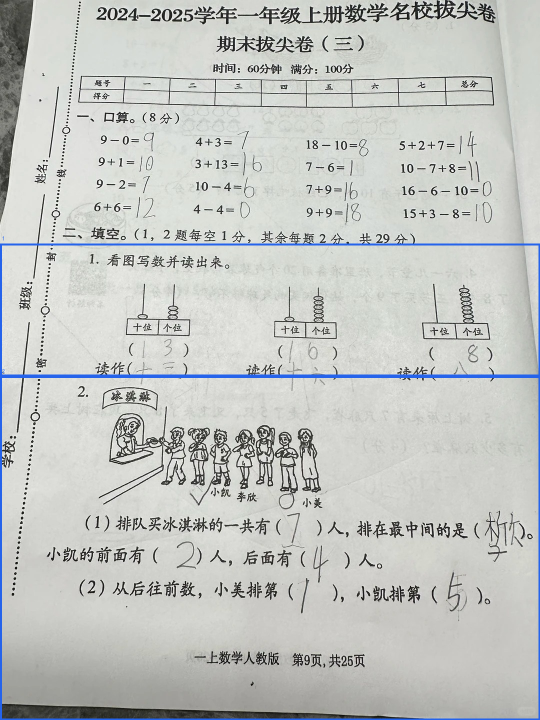
#> input picture debug/question_box_numbered_test.png, 1080 x 1440 px (shown at 1/2 size)
$ python -i document_rectifier.py   (imports and definitions only)
#> lines starting #> are read from the running program, lines starting #| are printed output that depends on the picture; after the words box and inside, x2 and y2 are one past the last pixel; in counts of white or black regions, pixels touching at a corner belong together
#> further down, picture is the input picture: PIL image 1080x1440 RGB; mean R, G, B 195.4, 197.9, 194.8
"""
试卷矫正模块 - 将手机拍摄的试卷图矫正成标准扫描图

功能：
1. 检测试卷边界（四个角点）
2. 透视变换矫正成标准矩形
3. 旋转矫正（确保试卷方向正确）
4. 裁剪去除背景、桌面、其他页面
"""
import math
from io import BytesIO
from typing import Optional

import numpy as np
from PIL import Image, ImageDraw, ImageFilter, ImageOps


# [94 lines left out: functions _order_points, _four_point_transform, _find_coeffs, not called in this run]


def _detect_document_contour(image: Image.Image) -> Optional[np.ndarray]:
    """
    检测试卷轮廓（四个角点）

    Args:
        image: PIL Image 对象

    Returns:
        四个角点坐标，如果检测失败返回 None
    """
    # 转换为灰度图
    gray = image.convert('L')
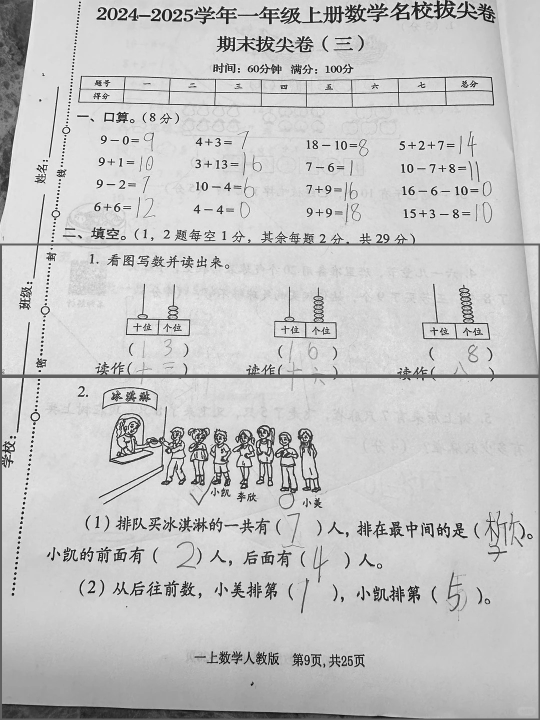
#> gray: PIL image 1080x1440 L (shown at 1/2 size); min 0, max 255, mean 196.8

    # 缩小图片加速处理
    orig_width, orig_height = gray.size
#> orig_width = 1080; orig_height = 1440
    scale = 1000 / max(orig_width, orig_height)
#> scale = 0.694
    if scale < 1:
        new_size = (int(orig_width * scale), int(orig_height * scale))
#> new_size = (750, 1000)
        gray = gray.resize(new_size, Image.LANCZOS)
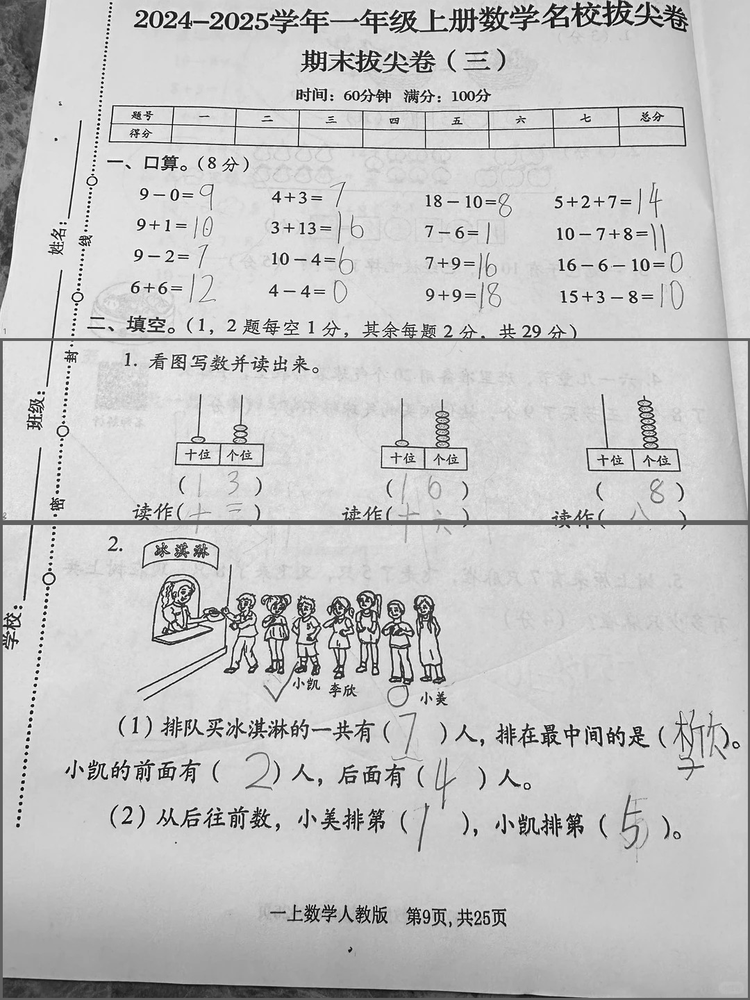
#> gray: PIL image 750x1000 L; min 0, max 255, mean 196.8
    else:
        scale = 1.0

    # 转为 numpy 数组
    img_array = np.array(gray)

    # 高斯模糊
    blurred = Image.fromarray(img_array).filter(ImageFilter.GaussianBlur(radius=5))
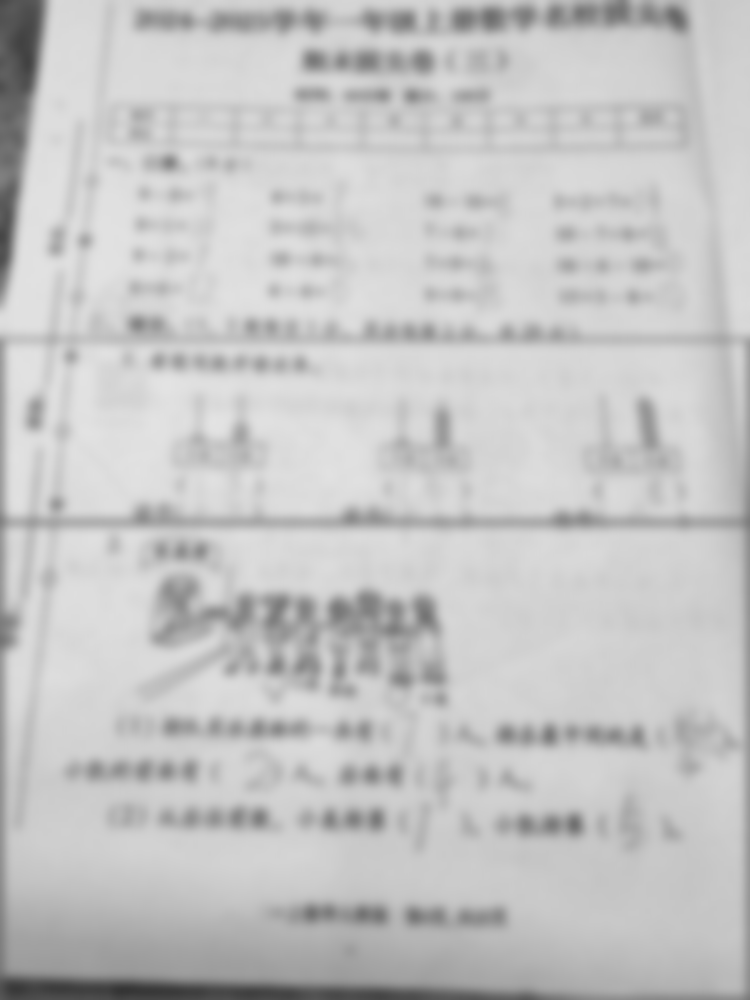
#> blurred: PIL image 750x1000 L; min 52, max 227, mean 196.7
    blurred_array = np.array(blurred)

    # Canny 边缘检测 (手动实现简化版)
    # 使用 Sobel 算子
    edges = _simple_edge_detection(blurred_array)

    # 查找轮廓 (简化版：查找最大连通区域的外接矩形)
    contours = _find_largest_contour(edges)

    if contours is None:
        return None

    # 将坐标还原到原始尺寸
    contours = contours / scale

    return contours


def _simple_edge_detection(image: np.ndarray, threshold: int = 50) -> np.ndarray:
    """
    简单的边缘检测（基于梯度）

    Args:
        image: 灰度图数组
        threshold: 边缘阈值

    Returns:
        边缘二值图
    """
#> called with threshold = 50
    # Sobel 算子
    sobel_x = np.array([[-1, 0, 1], [-2, 0, 2], [-1, 0, 1]])
    sobel_y = np.array([[-1, -2, -1], [0, 0, 0], [1, 2, 1]])

    h, w = image.shape
#> h = 1000; w = 750
    grad_x = np.zeros_like(image, dtype=np.float32)
    grad_y = np.zeros_like(image, dtype=np.float32)

    # 卷积计算梯度
    for i in range(1, h - 1):
        for j in range(1, w - 1):
            patch = image[i-1:i+2, j-1:j+2]
            grad_x[i, j] = np.sum(patch * sobel_x)
            grad_y[i, j] = np.sum(patch * sobel_y)
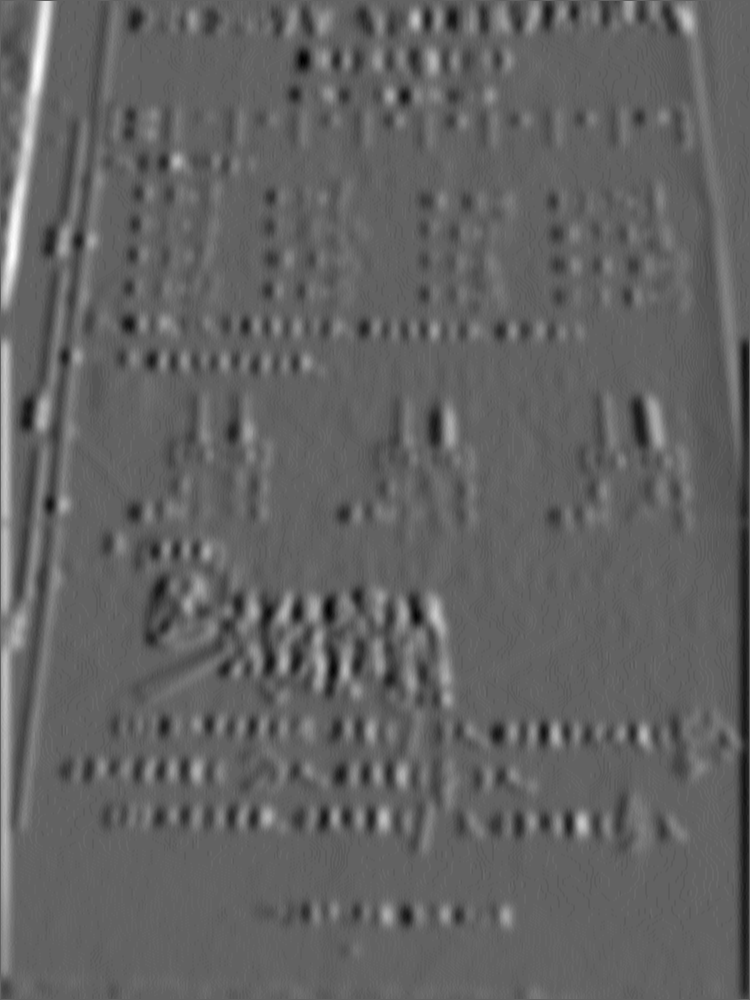
#> grad_x: shape (1000, 750) float32; min -60, max 96, mean 0.4; drawn with min black and max white
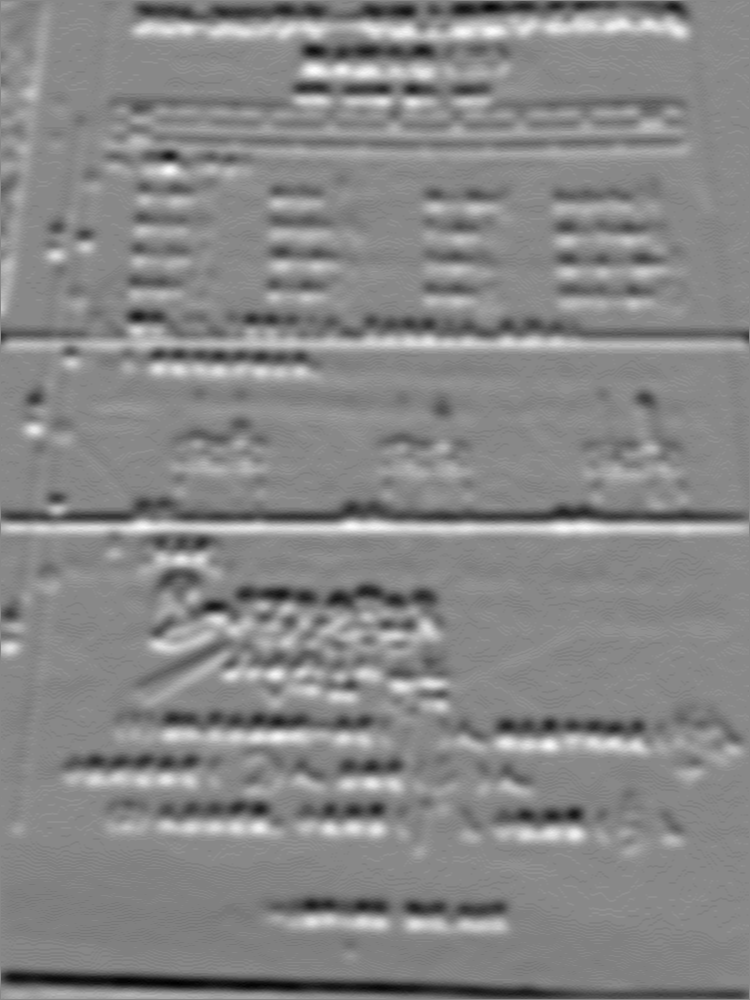
#> grad_y: shape (1000, 750) float32; min -67, max 58, mean -0.8; drawn with min black and max white

    # 计算梯度幅值
    magnitude = np.sqrt(grad_x**2 + grad_y**2)
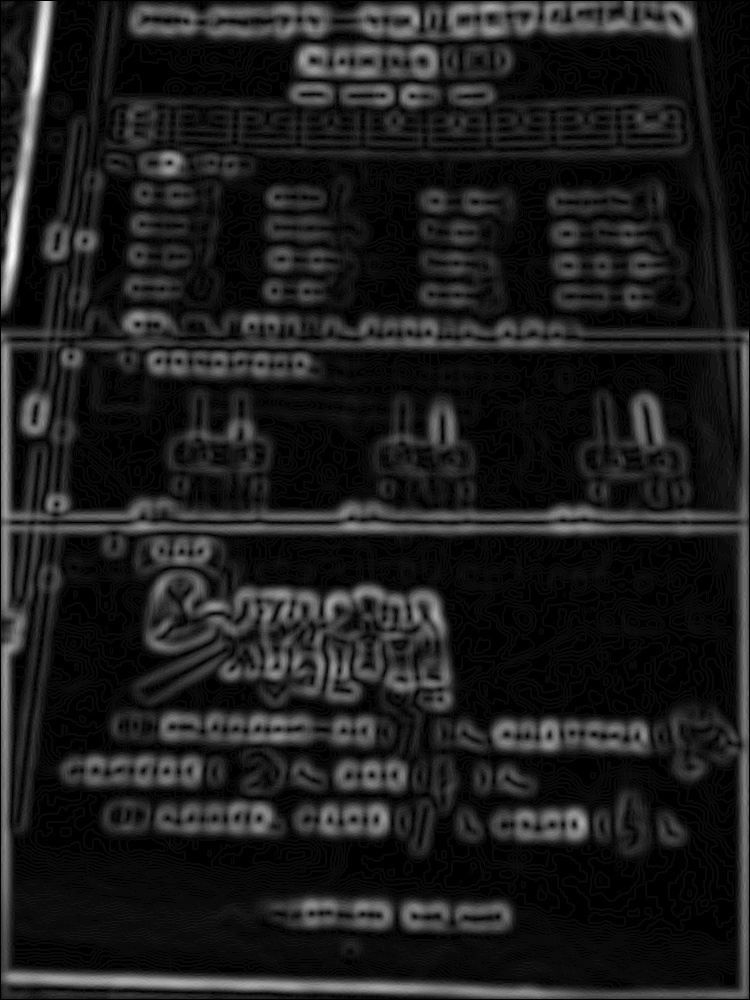
#> magnitude: shape (1000, 750) float32; min 0, max 97.32, mean 11.2; drawn with min black and max white

    # 二值化
    edges = (magnitude > threshold).astype(np.uint8) * 255
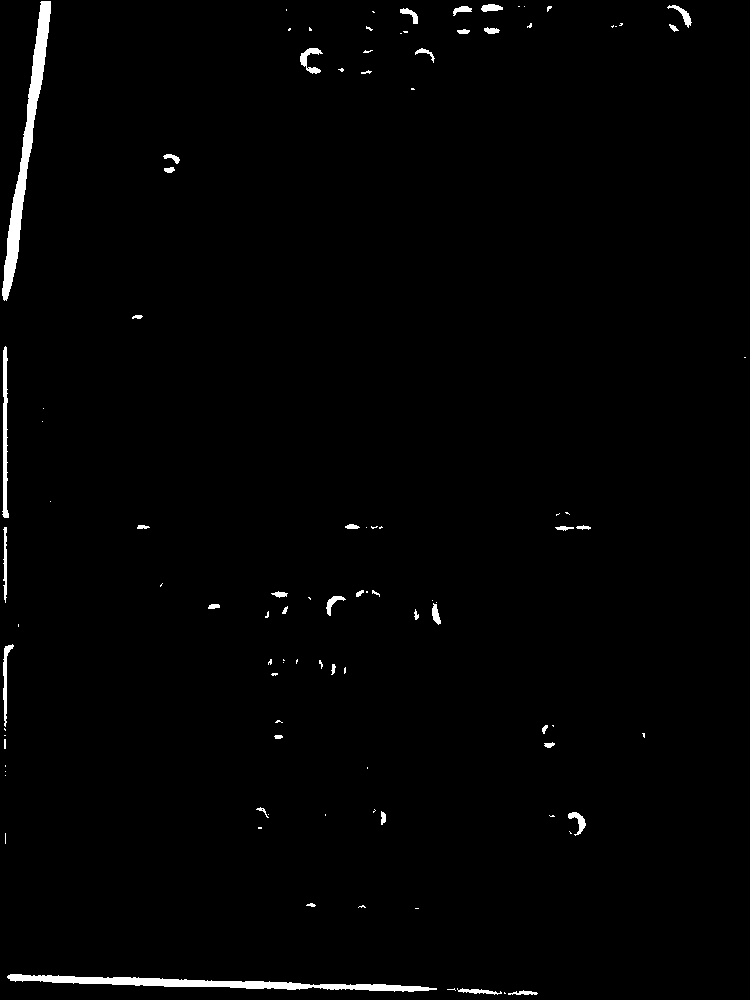
#> edges: shape (1000, 750); 1.3% white; 101 white regions (60 under 20 px), largest, box (x1, y1, x2, y2) and area: (2, 1, 51, 301) 3082, (7, 974, 437, 992) 2760, (2, 346, 9, 518) 709

    return edges


def _find_largest_contour(edges: np.ndarray) -> Optional[np.ndarray]:
    """
    查找最大轮廓的四个角点

    Args:
        edges: 边缘二值图

    Returns:
        四个角点坐标，如果失败返回 None
    """
    h, w = edges.shape
#> h = 1000; w = 750

    # 查找边缘点
    edge_points = np.column_stack(np.where(edges > 0))
#> edge_points = 9974 pairs, first value 1 to 994, second value 2 to 745

    if len(edge_points) < 100:
        return None

    # 使用边缘点找到外接矩形的四个角
    # 简化方法：找到 x+y 最小、最大和 x-y 最小、最大的点
    y_coords, x_coords = edge_points[:, 0], edge_points[:, 1]
#> y_coords = 9974 values from 1 to 994; x_coords = 9974 values, max 745 at index 4437, min 2 at index 4279, mean 186.6

    # 四个角点候选
    sum_coords = x_coords + y_coords
#> sum_coords = 9974 values, max 1530 at index 9952, min 42 at index 0, mean 688.8
    diff_coords = x_coords - y_coords
#> diff_coords = 9974 values, max 675 at index 455, min -970 at index 7088, mean -315.7

    tl_idx = np.argmin(sum_coords)
#> tl_idx = 0
    br_idx = np.argmax(sum_coords)
#> br_idx = 9952
    tr_idx = np.argmax(diff_coords)
#> tr_idx = 455
    bl_idx = np.argmin(diff_coords)
#> bl_idx = 7088

    corners = np.array([
        [x_coords[tl_idx], y_coords[tl_idx]],
        [x_coords[tr_idx], y_coords[tr_idx]],
        [x_coords[br_idx], y_coords[br_idx]],
        [x_coords[bl_idx], y_coords[bl_idx]]
    ], dtype=np.float32)
#> corners = [[41, 1], [686, 11], [537, 993], [7, 977]]

    # 验证是否形成合理的四边形
    # 计算面积，如果太小说明检测失败
    area = _polygon_area(corners)
    image_area = h * w

    if area < image_area * 0.1:  # 面积小于图片的 10%
        return None

    return corners


def _polygon_area(points: np.ndarray) -> float:
    """计算多边形面积（鞋带公式）"""
    x = points[:, 0]
#> x = [41, 686, 537, 7]
    y = points[:, 1]
#> y = [1, 11, 993, 977]
    return 0.5 * abs(np.dot(x, np.roll(y, 1)) - np.dot(y, np.roll(x, 1)))


# [195 lines left out: functions _is_trustworthy_document_contour, _detect_rotation, _detect_lines, rectify_document, not called in this run]

>>> from PIL import Image
>>> picture = Image.open('../debug/question_box_numbered_test.png')
>>> result = _detect_document_contour(picture)
#> in _find_largest_contour, `area = _polygon_area(corners)`: area = 576352
#> in _detect_document_contour, `contours = _find_largest_contour(edges)`: contours = [[41, 1], [686, 11], [537, 993], [7, 977]]
#> in _detect_document_contour, `contours = contours / scale`: contours = [[59.04, 1.44], [987.8, 15.84], [773.3, 1429.9], [10.08, 1406.9]]
#> result has the same summary as contours in _detect_document_contour

$ run again, on debug/calculation_question_2_boxes.png
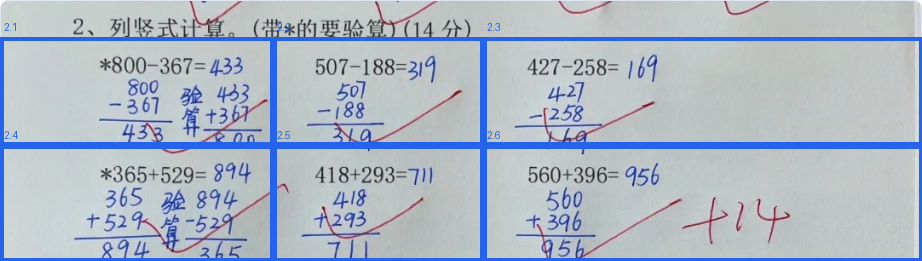
#> input picture debug/calculation_question_2_boxes.png, 922 x 261 px
#> picture is the input picture: PIL image 922x261 RGB; mean R, G, B 174.2, 184.7, 197.9
#> after the loop in _simple_edge_detection, `for i in range(1, h - 1):`:
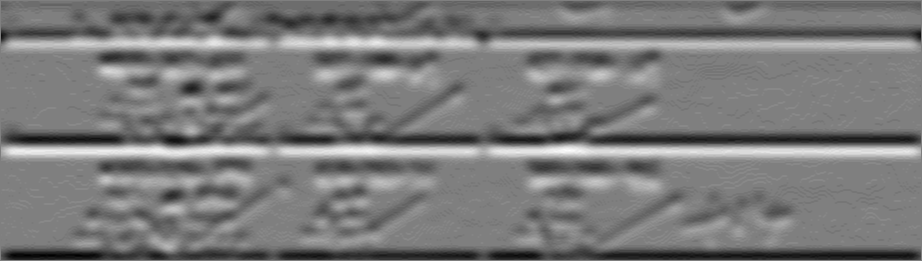
#> grad_y: shape (261, 922) float32; min -56, max 56, mean -2.1; drawn with min black and max white
#> in _simple_edge_detection, `edges = (magnitude > threshold).astype(np.uint8) * 255`:
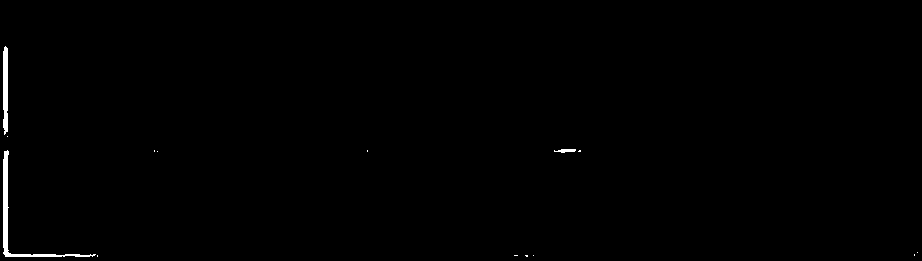
#> edges: shape (261, 922); 0.52% white; 14 white regions (11 under 20 px), largest, box (x1, y1, x2, y2) and area: (3, 150, 96, 257) 748, (3, 46, 8, 135) 410, (554, 149, 576, 153) 59
#> edge_points = 1243 pairs, first value 46 to 256, second value 3 to 917
#> y_coords = 1243 values from 46 to 256; x_coords = 1243 values, max 917 at index 986, min 3 at index 16, mean 49.11
#> sum_coords = 1243 values, max 1169 at index 986, min 51 at index 0, mean 221.6
#> diff_coords = 1243 values, max 665 at index 986, min -251 at index 1165, mean -123.4
#> tl_idx = 0
#> br_idx = 986
#> bl_idx = 1165
#> corners = [[5, 46], [917, 252], [917, 252], [5, 256]]
#> x = [5, 917, 917, 5]
#> y = [46, 252, 252, 256]
#> area = 95760
#> contours = [[5, 46], [917, 252], [917, 252], [5, 256]]

$ run again, on debug/calculation_question_3_boxes.png
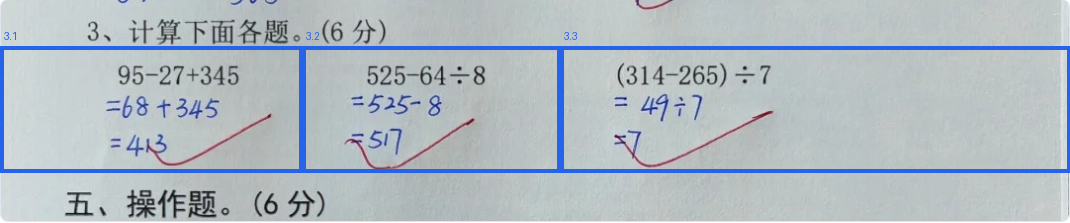
#> input picture debug/calculation_question_3_boxes.png, 1070 x 223 px
#> picture is the input picture: PIL image 1070x223 RGB; mean R, G, B 177.5, 187.7, 195.5
#> after the loop in _simple_edge_detection, `for i in range(1, h - 1):`:
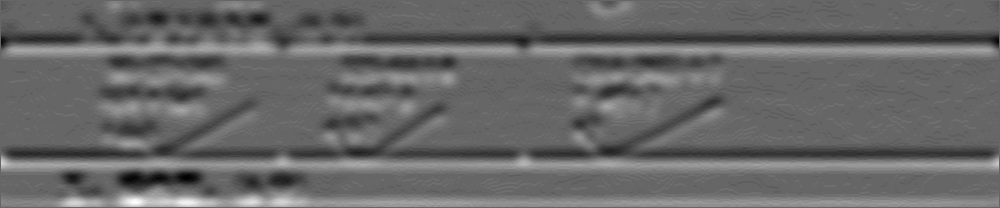
#> grad_y: shape (208, 1000) float32; min -50, max 74, mean 0.8; drawn with min black and max white
#> in _simple_edge_detection, `edges = (magnitude > threshold).astype(np.uint8) * 255`:
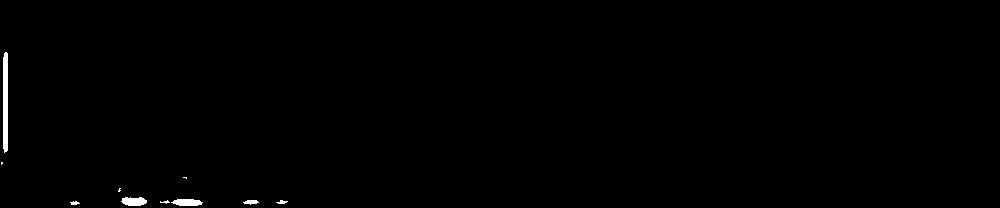
#> edges: shape (208, 1000); 0.48% white; 10 white regions (4 under 20 px), largest, box (x1, y1, x2, y2) and area: (3, 52, 8, 153) 490, (121, 197, 147, 206) 183, (171, 199, 203, 206) 177, (243, 200, 259, 205) 53, (276, 200, 288, 204) 29, (70, 201, 80, 205) 27
#> edge_points = 995 pairs, first value 52 to 205, second value 1 to 287
#> y_coords = 995 values from 52 to 205; x_coords = 995 values, max 287 at index 725, min 1 at index 490, mean 88.74
#> sum_coords = 995 values, max 488 at index 725, min 57 at index 0, mean 240.8
#> diff_coords = 995 values, max 86 at index 725, min -163 at index 494, mean -63.36
#> tl_idx = 0
#> br_idx = 725
#> bl_idx = 494
#> corners = [[5, 52], [287, 201], [287, 201], [1, 164]]
#> x = [5, 287, 287, 1]
#> y = [52, 201, 201, 164]
#> area = 16090
